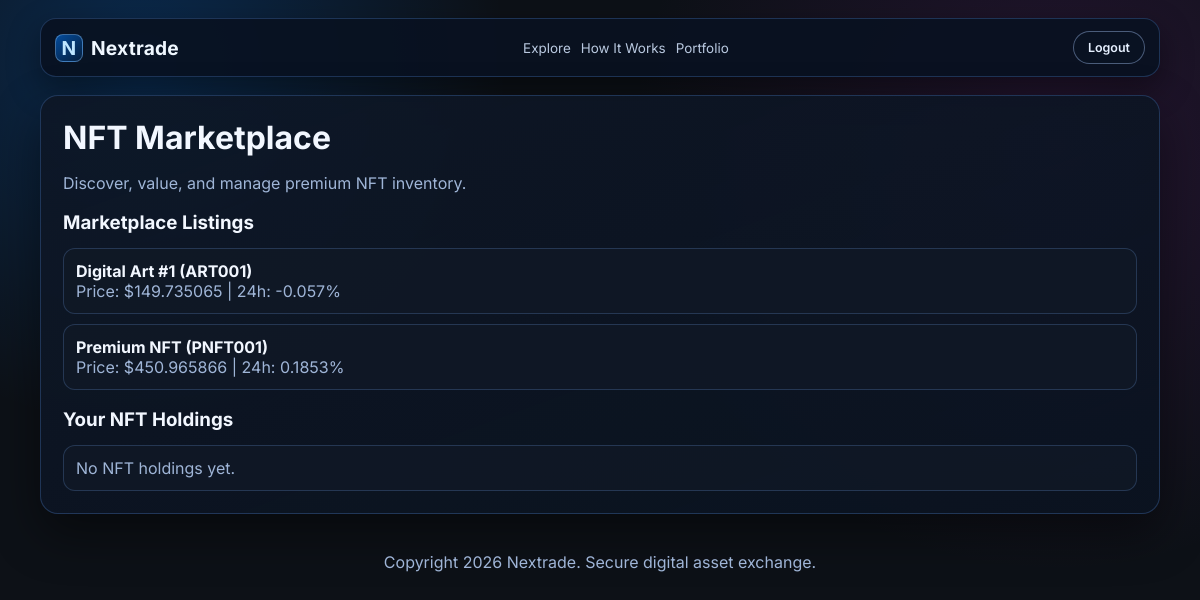
/nft-marketplace (signed in), run on an earlier commit of the app's database.
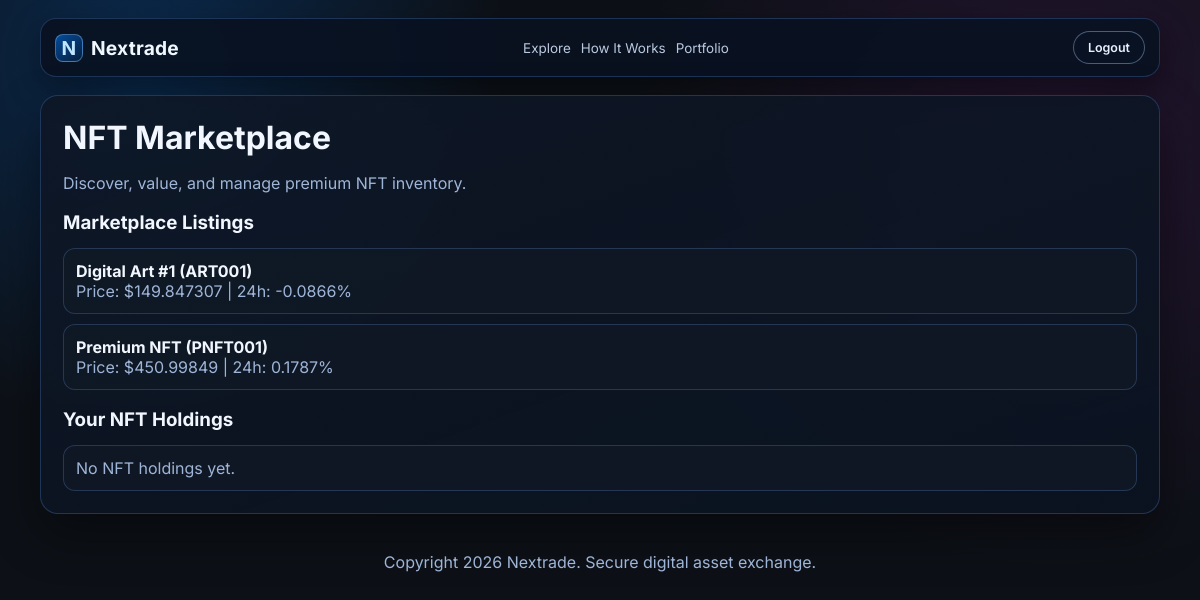
And on a later commit of the database.
### tables this page shows
CREATE TABLE assets
                 (id SERIAL PRIMARY KEY,
                  name TEXT NOT NULL,
                  symbol TEXT NOT NULL,
                  price REAL NOT NULL,
                  change_24h REAL,
                  type TEXT NOT NULL);

### app.py (the view)
@app.route('/nft-marketplace')
@login_required
def nft_marketplace():
    nft_assets = execute_query('SELECT * FROM assets WHERE type = ?', ('nft',))
    user_nfts = execute_query('''
        SELECT a.name, a.symbol, ua.quantity
        FROM user_assets ua
        JOIN assets a ON ua.asset_id = a.id
        WHERE ua.user_id = ? AND a.type = ?
    ''', (session['user_id'], 'nft'))
    return render_template('nft_marketplace.html', assets=nft_assets, user_nfts=user_nfts)

### app.py (called while the page is built)
def get_database_url():
    if 'DATABASE_URL' in os.environ:
        return os.environ['DATABASE_URL']
    else:
        return 'nextrade.db'  # Local development

def is_postgres():
    db_url = get_database_url()
    return db_url.startswith('postgres')

def get_db_connection():
    db_url = get_database_url()
    if is_postgres():
        import psycopg2
        conn = psycopg2.connect(db_url)
        return conn
    else:
        conn = sqlite3.connect(db_url)
        conn.row_factory = sqlite3.Row
        return conn

def execute_query(query, params=()):
    conn = get_db_connection()
    cursor = conn.cursor()
    try:
        if is_postgres():
            query = query.replace('?', '%s')
        cursor.execute(query, params)
        if query.strip().upper().startswith('SELECT'):
            result = cursor.fetchall()
        else:
            conn.commit()
            result = None
        return result
    except Exception as e:
        conn.rollback()
        raise e
    finally:
        cursor.close()
        conn.close()

### templates/nft_marketplace.html (shortened to what this page needs)
{% extends "layout.html" %}
{% block content %}
  <h1>NFT Marketplace</h1>
  <p class="nx-muted">Discover, value, and manage premium NFT inventory.</p>
  <h3 style="margin-top: 18px;">Marketplace Listings</h3>
  <ul class="nx-list">
    {% for asset in assets %}
      <li>
        <strong>{{ asset[1] }} ({{ asset[2] }})</strong>
        <div class="nx-muted">Price: ${{ asset[3] }} | 24h: {{ asset[4] }}%</div>
      </li>
    {% endfor %}
  </ul>
  <h3 style="margin-top: 18px;">Your NFT Holdings</h3>
  <ul class="nx-list">
    {% for item in user_nfts %}
      <li>
        <strong>{{ item[0] }} ({{ item[1] }})</strong>
        <div class="nx-muted">Quantity: {{ item[2] }}</div>
      </li>
    {% else %}
      <li><span class="nx-muted">No NFT holdings yet.</span></li>
    {% endfor %}
  </ul>
{% endblock %}

What changed in the data, as far as the page shows it:
changed assets "Digital Art #1": price "149.735065" → "149.847307"; change_24h "-0.057" → "-0.0866"
changed assets "Premium NFT": price "450.965866" → "450.99849"; change_24h "0.1853" → "0.1787"
